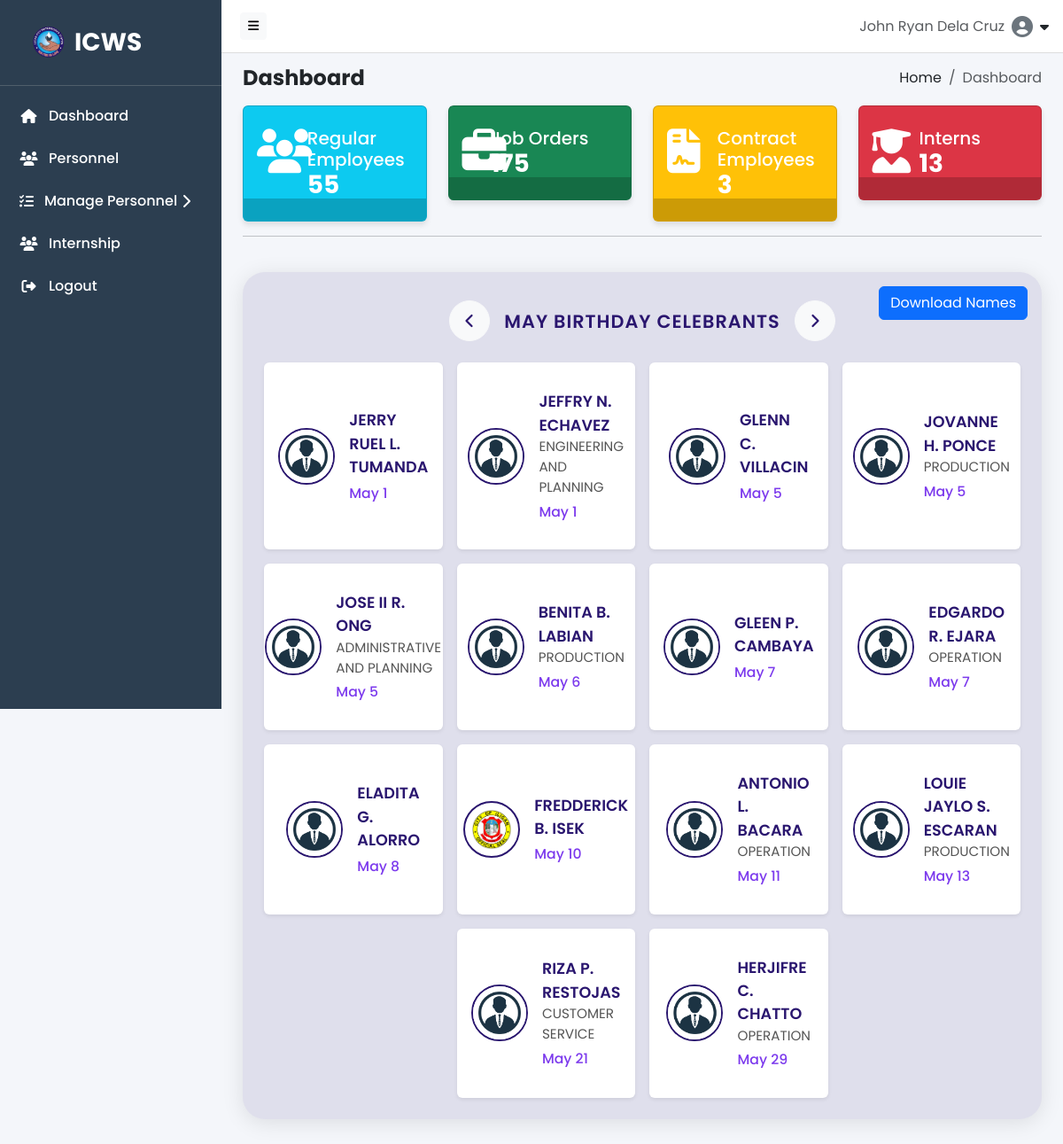
/src/hero/home.php (signed in), run on the app's committed database.
### tables this page shows
CREATE TABLE `personnel` (
  `personnel_id` int(5) NOT NULL,
  `Emp_No` varchar(100) NOT NULL,
  `emp_type` enum('Regular','Job Order','Contract') NOT NULL,
  `emp_status` enum('Active','Inactive') NOT NULL,
  `full_name` varchar(255) DEFAULT NULL,
  `position` varchar(255) DEFAULT NULL,
  `unit` varchar(100) NOT NULL,
  `section` varchar(100) NOT NULL,
  `team` varchar(255) NOT NULL,
  `operator` varchar(255) NOT NULL,
  `division` varchar(255) DEFAULT NULL,
  `contact_number` bigint(11) DEFAULT NULL,
  `sex` enum('Male','Female') DEFAULT NULL,
  `birthdate` date DEFAULT NULL,
  `address` varchar(255) DEFAULT NULL,
  `profile_picture` varchar(255) NOT NULL,
  `createdAt` timestamp NOT NULL DEFAULT current_timestamp() ON UPDATE current_timestamp(),
  `updatedAt` timestamp NOT NULL DEFAULT current_timestamp() ON UPDATE current_timestamp()
);

### src/hero/birthday.php (the view, shortened to what this page needs)
<?php
include_once __DIR__ . '/../../backend/db.php';
$personnel = [];
$sql = "SELECT full_name, birthdate, division, profile_picture, personnel_id
        FROM personnel
        WHERE emp_status = 'Active'
        ORDER BY MONTH(birthdate) DESC, DAY(birthdate) ASC";
$result = $conn->query($sql);
if ($result && $result->num_rows > 0) {
    while ($row = $result->fetch_assoc()) {
        $personnel[] = $row;
    }
} else {
    $error = $conn->error ? "Database Error: {$conn->error}" : "No personnel found.";
}
?>
<!DOCTYPE html>
<html>
<head>
<link href="https://cdn.jsdelivr.net/npm/bootstrap@5.3.0/dist/css/bootstrap.min.css" rel="stylesheet">
</head>
<body>
<div class="birthday-announcement position-relative">
    <button class="btn btn-primary position-absolute top-0 end-0 m-3"
        onclick="downloadCelebrantNames()">
        Download Names
    </button>
    <div class="d-flex align-items-center justify-content-center gap-3 mb-4">
        <button id="prevMonth" class="btn btn-light rounded-circle p-2 d-flex align-items-center justify-content-center" type="button">
            <svg width="28" height="28" viewBox="0 0 28 28" fill="none" xmlns="http://www.w3.org/2000/svg" aria-hidden="true">
                <path d="M16.5 20L10.5 14L16.5 8" stroke="#2a166f" stroke-width="2.2" stroke-linecap="round" stroke-linejoin="round"/>
            </svg>
        </button>
        <span id="monthLabel" class="text-nowrap">BIRTHDAY CELEBRANTS</span>
        <button id="nextMonth" class="btn btn-light rounded-circle p-2 d-flex align-items-center justify-content-center" type="button">
            <svg width="28" height="28" viewBox="0 0 28 28" fill="none" xmlns="http://www.w3.org/2000/svg" aria-hidden="true">
                <path d="M11.5 8L17.5 14L11.5 20" stroke="#2a166f" stroke-width="2.2" stroke-linecap="round" stroke-linejoin="round"/>
            </svg>
        </button>
    </div>
    <div class="row g-3 justify-content-center" id="celebrantsList">
        <?php foreach ($personnel as $person):
            $monthNum = date('n', strtotime($person['birthdate'])) - 1;
            $day = date('j', strtotime($person['birthdate']));
            $month = date('F', strtotime($person['birthdate']));
            $uploadDir = __DIR__ . '/../../uploads/';
            $webUploadDir = '../../uploads/';
            $defaultPic = '../../assets/profile.jpg';
            $profilePicBase = 'profile_' . $person['personnel_id'];
            $profilePicPathJpg = $uploadDir . $profilePicBase . '.jpg';
            $profilePicPathPng = $uploadDir . $profilePicBase . '.png';
            $profilePicWebJpg = $webUploadDir . $profilePicBase . '.jpg';
            $profilePicWebPng = $webUploadDir . $profilePicBase . '.png';
            if (file_exists($profilePicPathJpg)) {
                $profilePic = $profilePicWebJpg;
            } elseif (file_exists($profilePicPathPng)) {
                $profilePic = $profilePicWebPng;
            } else {
                $profilePic = $defaultPic;
            }
        ?>
        <div class="col-12 col-md-3 celebrant-card" data-month="<?php echo $monthNum; ?>">
            <div class="card shadow-sm border-0 h-100">
                <div class="card-body d-flex align-items-center gap-3">
                    <img class="profile-pic-icon" src="<?php echo htmlspecialchars($profilePic); ?>" alt="Profile">
                    <div>
                        <div class="celebrant-name"><?php echo htmlspecialchars($person['full_name']); ?></div>
                        <div class="celebrant-division"><?php echo htmlspecialchars($person['division']); ?></div>
                        <div class="celebrant-date"><?php echo $month . ' ' . $day; ?></div>
                    </div>
                </div>
            </div>
        </div>
        <?php endforeach; ?>
    </div>
</div>
</body>
</html>

### src/hero/home.php (style rules this page uses)
body { font-family: Arial; }

### src/hero/birthday.php (style rules this page uses)
body { background: #f4f6fa; font-family: 'Poppins', sans-serif; }
.birthday-announcement { max-width: 1500px; margin: 40px auto; background: rgba(42, 22, 111, 0.10); border-radius: 25px; box-shadow: 0 4px 24px rgba(0,0,0,0.10); padding: 32px 24px 24px 24px; position: relative; }
#monthLabel { font-size: 1.3rem; font-weight: 600; color: #2a166f; letter-spacing: 1px; }

### data on the page
personnel: full_name "JERRY RUEL L. TUMANDA", birthdate "May", birthdate "1"
personnel: full_name "JEFFRY N. ECHAVEZ", division "ENGINEERING AND PLANNING", birthdate "May", birthdate "1"
personnel: full_name "GLENN C. VILLACIN", birthdate "May", birthdate "5"
personnel: full_name "JOVANNE H. PONCE", division "PRODUCTION", birthdate "May", birthdate "5"
personnel: full_name "JOSE II R. ONG", division "ADMINISTRATIVE AND PLANNING", birthdate "May", birthdate "5"
personnel: full_name "BENITA B. LABIAN", division "PRODUCTION", birthdate "May", birthdate "6"
personnel: full_name "GLEEN P. CAMBAYA", birthdate "May", birthdate "7"
personnel: full_name "EDGARDO R. EJARA", division "OPERATION", birthdate "May", birthdate "7"
personnel: full_name "ELADITA G. ALORRO", birthdate "May", birthdate "8"
personnel: shows a picture, full_name "FREDDERICK B. ISEK", birthdate "May", birthdate "10"
personnel: full_name "ANTONIO L. BACARA", division "OPERATION", birthdate "May", birthdate "11"
personnel: full_name "LOUIE JAYLO S. ESCARAN", division "PRODUCTION", birthdate "May", birthdate "13"
personnel: full_name "RIZA P. RESTOJAS", division "CUSTOMER SERVICE", birthdate "May", birthdate "21"
personnel: full_name "HERJIFRE C. CHATTO", division "OPERATION", birthdate "May", birthdate "29"

### other printed values
$fullName "John Ryan Dela Cruz"
$regularCount "55"
$jobOrderCount "175"
$contractCount "3"
$internCount "13"
